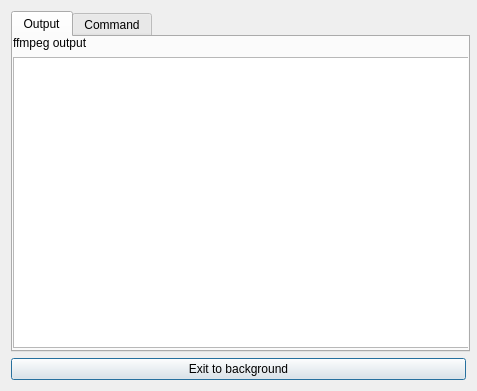
<?xml version="1.0" encoding="UTF-8"?>
<ui version="4.0">
 <class>ffmpegOutput</class>
 <widget class="QDialog" name="ffmpegOutput">
  <property name="geometry">
   <rect>
    <x>0</x>
    <y>0</y>
    <width>477</width>
    <height>391</height>
   </rect>
  </property>
  <property name="sizePolicy">
   <sizepolicy hsizetype="Fixed" vsizetype="Fixed">
    <horstretch>0</horstretch>
    <verstretch>0</verstretch>
   </sizepolicy>
  </property>
  <property name="minimumSize">
   <size>
    <width>477</width>
    <height>391</height>
   </size>
  </property>
  <property name="maximumSize">
   <size>
    <width>477</width>
    <height>391</height>
   </size>
  </property>
  <property name="windowTitle">
   <string>ffmpeg output</string>
  </property>
  <property name="windowIcon">
   <iconset resource="resources.qrc">
    <normaloff>:/icons/icons/icon32.png</normaloff>:/icons/icons/icon32.png</iconset>
  </property>
  <layout class="QGridLayout" name="gridLayout">
   <item row="2" column="0">
    <widget class="QPushButton" name="PB_stop_ffmpeg">
     <property name="sizePolicy">
      <sizepolicy hsizetype="Preferred" vsizetype="Preferred">
       <horstretch>0</horstretch>
       <verstretch>0</verstretch>
      </sizepolicy>
     </property>
     <property name="text">
      <string>Exit to background</string>
     </property>
    </widget>
   </item>
   <item row="1" column="0">
    <widget class="QTabWidget" name="tabWidget">
     <property name="minimumSize">
      <size>
       <width>459</width>
       <height>340</height>
      </size>
     </property>
     <property name="currentIndex">
      <number>0</number>
     </property>
     <widget class="QWidget" name="tab">
      <attribute name="title">
       <string>Output</string>
      </attribute>
      <widget class="QLabel" name="label">
       <property name="geometry">
        <rect>
         <x>0</x>
         <y>-3</y>
         <width>459</width>
         <height>17</height>
        </rect>
       </property>
       <property name="text">
        <string>ffmpeg output</string>
       </property>
      </widget>
      <widget class="QPlainTextEdit" name="PTE_standard_output">
       <property name="geometry">
        <rect>
         <x>0</x>
         <y>20</y>
         <width>461</width>
         <height>291</height>
        </rect>
       </property>
       <property name="styleSheet">
        <string notr="true">background-image:url(:/icons/a.png);</string>
       </property>
       <property name="readOnly">
        <bool>true</bool>
       </property>
       <property name="backgroundVisible">
        <bool>false</bool>
       </property>
      </widget>
     </widget>
     <widget class="QWidget" name="tab_2">
      <attribute name="title">
       <string>Command</string>
      </attribute>
      <widget class="QPlainTextEdit" name="PTE_ffmpeg_command">
       <property name="geometry">
        <rect>
         <x>-2</x>
         <y>23</y>
         <width>461</width>
         <height>291</height>
        </rect>
       </property>
       <property name="minimumSize">
        <size>
         <width>0</width>
         <height>81</height>
        </size>
       </property>
       <property name="styleSheet">
        <string notr="true">background-image:url(:/icons/a.png);</string>
       </property>
       <property name="readOnly">
        <bool>true</bool>
       </property>
      </widget>
      <widget class="QLabel" name="label_2">
       <property name="geometry">
        <rect>
         <x>0</x>
         <y>0</y>
         <width>459</width>
         <height>17</height>
        </rect>
       </property>
       <property name="text">
        <string>ffmpeg executed command</string>
       </property>
      </widget>
      <widget class="QPlainTextEdit" name="PTE_ffmpeg_error">
       <property name="geometry">
        <rect>
         <x>0</x>
         <y>230</y>
         <width>459</width>
         <height>121</height>
        </rect>
       </property>
       <property name="minimumSize">
        <size>
         <width>0</width>
         <height>81</height>
        </size>
       </property>
       <property name="styleSheet">
        <string notr="true">background-color: rgb(255, 170, 0);
color: rgb(255,255,255);</string>
       </property>
       <property name="readOnly">
        <bool>true</bool>
       </property>
      </widget>
      <zorder>PTE_ffmpeg_error</zorder>
      <zorder>PTE_ffmpeg_command</zorder>
      <zorder>label_2</zorder>
     </widget>
    </widget>
   </item>
  </layout>
 </widget>
 <resources>
  <include location="resources.qrc"/>
 </resources>
 <connections>
  <connection>
   <sender>PB_stop_ffmpeg</sender>
   <signal>clicked()</signal>
   <receiver>ffmpegOutput</receiver>
   <slot>close()</slot>
   <hints>
    <hint type="sourcelabel">
     <x>48</x>
     <y>414</y>
    </hint>
    <hint type="destinationlabel">
     <x>238</x>
     <y>218</y>
    </hint>
   </hints>
  </connection>
 </connections>
</ui>
